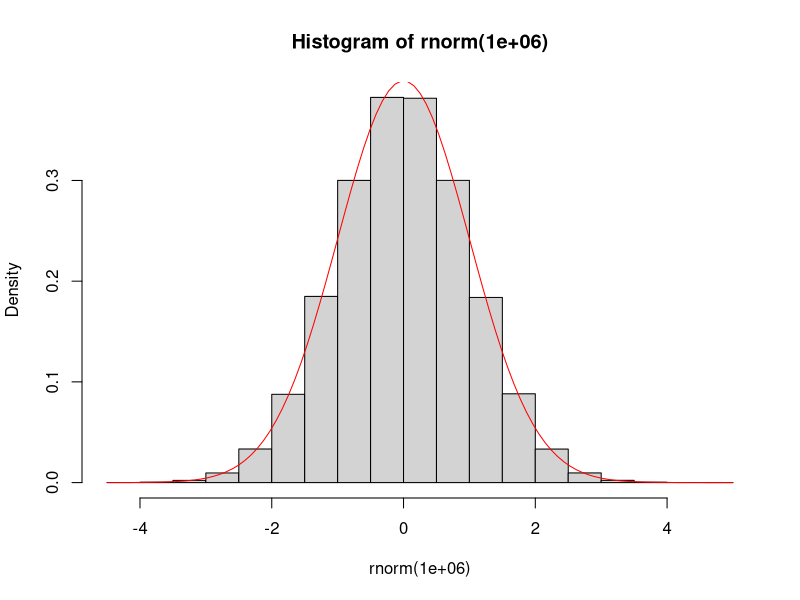
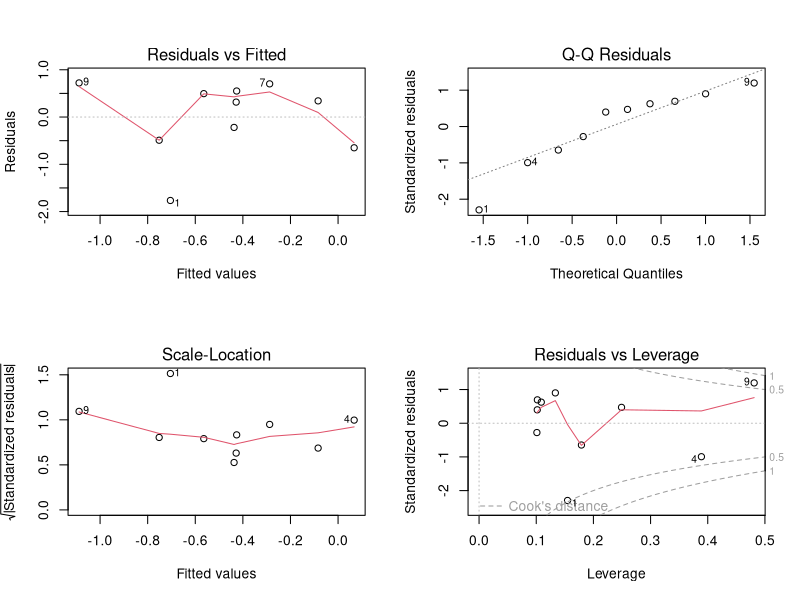

The R source for these figures, in order: (Note: this script raises an error after producing the figures.)
## ---- chunk 1
add1 <- function(a) {
  return(a+1)
}

add1(2)
add1(a = 3)
## ---- chunk 2
add <- function(a, b) {
  return(a+b)
}

add(1,1)
add(a = 2, b = 3)
## ---- chunk 3
add1(a = 1:2)
add(a = 1:2, b = 3:4)
## ---- chunk 4
f <- function(first, second) {
  return(first/2 + second)
}

f(1,2)
f(1, second = 2)
f(first = 1, second = 2)
f(second = 2, 1) # I thought this was going to be an error
f(f = 1, s = 2)
## ---- chunk 5
add <- function(a, b = 1) {
  return(a+b)
}

add(a = 1)
add(a = 1:2)
add(a = 2:3, b =  2)
add(a = 3:4, b = -1)
## ---- chunk 6
hist(rnorm(1e6), probability = TRUE)
curve(dnorm(x), add = TRUE, col = 'red')
## ---- chunk 7
sub <- function(first = 1:2, second = 1) {
  return(first - second)
}
## ---- chunk 8
n <- 10
x <- rnorm(n)
y <- rnorm(n, x)
m <- lm(y~x) # a linear regression
summary(m)
## ---- chunk 9
class(m)
## ---- chunk 10
summary(m)
anova(m)
opar <- par(mfrow=c(2,2)); plot(m); par(opar)
## ---- chunk 11
a <- 1
f <- function() {
  return(a)
}
f()
## ---- chunk 12
f <- function() {
  a <- 2
  return(a)
}
f()
a
## ---- chunk 13
f <- function() {
  a <<- a + 1
  return(a)
}
a
f()
a
## ---- chunk 14
for (i in 1:3) {
  print(i)
}
## ---- chunk 15
i <- 0
while (i < 3) {
  i <- i + 1
  print(i)
}
## ---- chunk 16
for (i in 1:10) {
  if (i<5) {
    print(-i)
  } else {
    print(i*2)
  }
}
## ---- chunk 17
ifelse((1:10) < 5, "Less than 5", "Not less than 5")
## ---- chunk 18
f <- function(a) {
  sum <- 0
  for (i in 1:a) {
    sum <- sum + i
  }
  return(sum)
}
f(100)
## ---- chunk 19
x <- sample(0:3, size = 1e5, prob = c(.5,.25,.1,.15), replace = TRUE)
## ---- chunk 20
(m <- mean(x))
(s <- sd(x))
s^2 # variance
## ---- chunk 21
m + c(-1,1) * qnorm(.95) * s / sqrt( length(x) )
## ---- chunk 22
x <- sample(c(10,12,21,33), size = 1e6, prob = c(.1,.2,.3,.4), replace = TRUE)
m <- mean(x)
s <- sd(x)
m + c(-1,1) * qnorm(.995) * s / sqrt( length(x) )
## ---- chunk 23
n <- 1e5
x <- runif(n)
y <- rnorm(n)
(p <- mean(x>y))
## ---- chunk 24
p + c(-1,1) * qnorm(.975) * sqrt(p*(1-p)/n)
## ---- chunk 25
n <- 1e6
x <- rbinom(n, size = 10, prob = 0.5)
y <- rpois(n, lambda = 5)
p <- mean(y >= x)
p + c(-1,1) * qnorm(.975) * sqrt(p*(1-p)/n)
## ---- chunk 26
knitr::knit("lab03.Rmd", tangle = TRUE)
